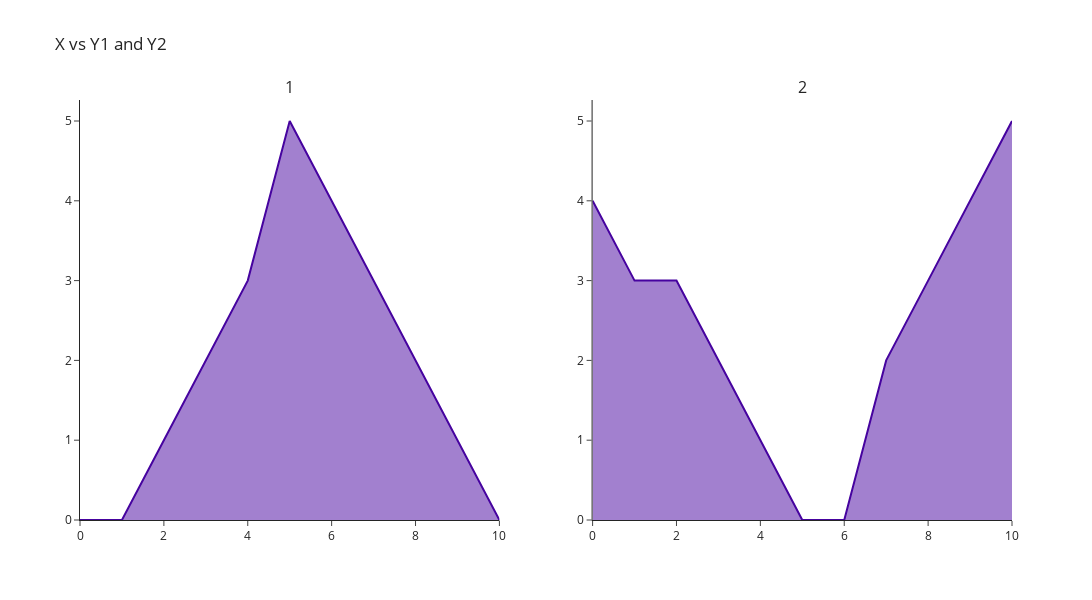

Notebook code for this chart:
### Code cell
create_area_charts(df, 'X vs Y1 and Y2', ['1', '2'], 'x', 'y1', 'x', 'y2')

### Figure 1 — Plotly figure (JSON) as saved in the notebook; plotly's stock layout.template omitted (floating-point values rounded to 4 significant figures)
{"data": [{"marker": {"color": "#46039f"}, "stackgroup": "one", "type": "scatter", "x": [0, 1, 2, 3, 4, 5, 6, 7, 8, 9, 10], "xaxis": "x", "y": [0, 0, 1, 2, 3, 5, 4, 3, 2, 1, 0], "yaxis": "y"}, {"marker": {"color": "#46039f"}, "stackgroup": "one", "type": "scatter", "x": [0, 1, 2, 3, 4, 5, 6, 7, 8, 9, 10], "xaxis": "x2", "y": [4, 3, 3, 2, 1, 0, 0, 2, 3, 4, 5], "yaxis": "y2"}], "layout": {"annotations": [{"font": {"size": 16}, "showarrow": false, "text": "1", "x": 0.225, "xanchor": "center", "xref": "paper", "y": 1, "yanchor": "bottom", "yref": "paper"}, {"font": {"size": 16}, "showarrow": false, "text": "2", "x": 0.775, "xanchor": "center", "xref": "paper", "y": 1, "yanchor": "bottom", "yref": "paper"}], "height": 600, "showlegend": false, "title": {"text": "X vs Y1 and Y2"}, "width": 1200, "xaxis": {"anchor": "y", "domain": [0, 0.45]}, "xaxis2": {"anchor": "y2", "domain": [0.55, 1]}, "yaxis": {"anchor": "x", "domain": [0, 1]}, "yaxis2": {"anchor": "x2", "domain": [0, 1]}}}
